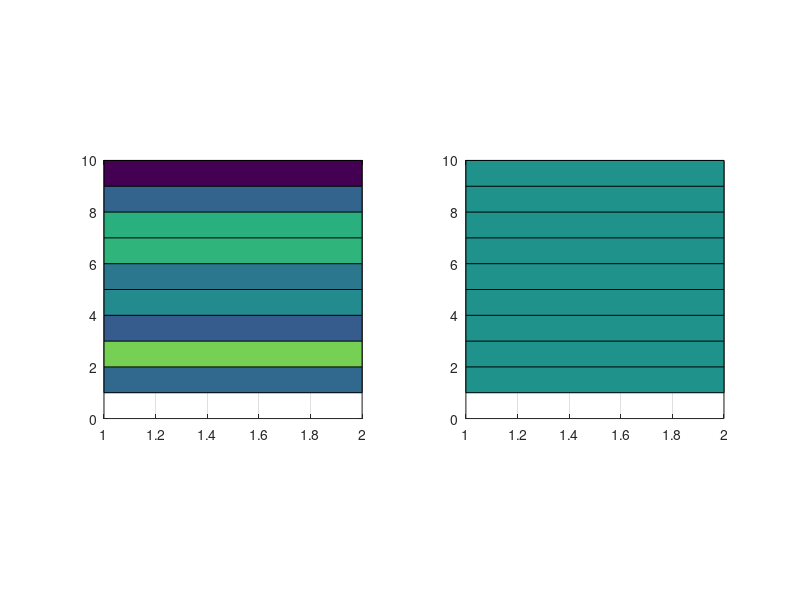

Write the MATLAB code that produced this figure.
clear 
D=2;
N=10;

y1 = randn(N,D);
y2 = zeros(N,D);

subplot(1,2,1), axis square, hold on, grid on, box on
pcolor(y1)
subplot(1,2,2), axis square, hold on, grid on, box on
pcolor(y2)
